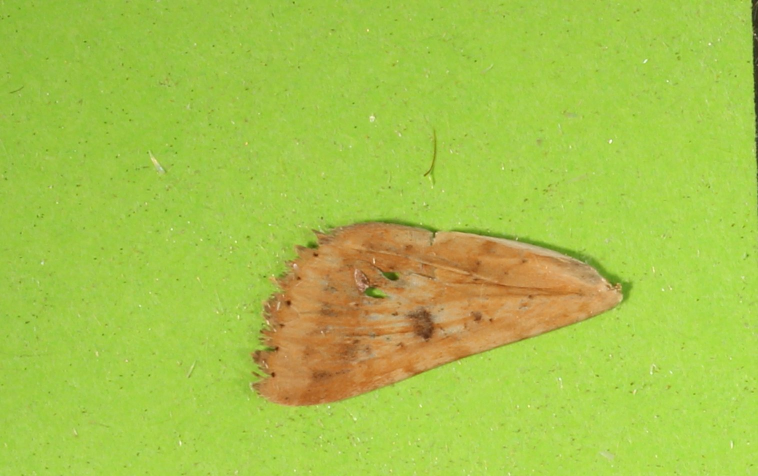
#> input picture data/test_images/test3.jpg, 1516 x 952 px, given in place of CAM046001_d.jpg, which was not available (shown at 1/2 size)
$ python analyse.py
#> lines starting #> are read from the running program, lines starting #| are printed output that depends on the picture; after the words box and inside, x2 and y2 are one past the last pixel; in counts of white or black regions, pixels touching at a corner belong together; pictures that were not available may be replaced by others from this repository, and a replacement may not be noted
#> in analyse, img is the input picture: shape (952, 1516, 3); mean B, G, R 73.1, 196.7, 166
from enum import Enum
import cv2
import numpy as np
import feret

class Batch(Enum):
    ONE = 1846.0531 / 40
    TWO = 1406.0228 / 40

TEST_IMAGE = 'data/test_images/test2.jpg'
BATCH = Batch.ONE
SHOW_IMAGES = False

print(BATCH.value)

lower = np.array([0, 0, 0])
upper = np.array([33, 255, 255])

def show_image(name, image):
    if SHOW_IMAGES:
        cv2.namedWindow(name, cv2.WINDOW_NORMAL)
        cv2.imshow(name, image)
        cv2.waitKey(0)

def find_contour(img):
    img_hsv = cv2.cvtColor(img, cv2.COLOR_BGR2HSV)
#> img_hsv: shape (952, 1516, 3); mean H, S, V 36.7, 163.2, 202.8

    mask = cv2.inRange(img_hsv, lower, upper)
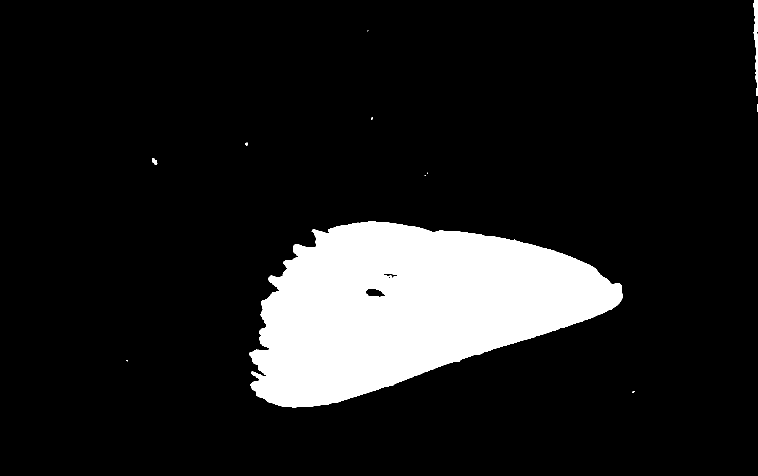
#> mask: shape (952, 1516) (shown at 1/2 size); 12.3% white; 12 white regions (7 under 20 px)

    contours = cv2.findContours(mask, cv2.RETR_TREE,
                                cv2.CHAIN_APPROX_SIMPLE)[0]
#> contours = 15 contours, 10 with area under 20; largest, box (x1, y1, x2, y2) and area: (499, 442, 1246, 815) 175596, (1507, 0, 1516, 192) 862, (730, 576, 771, 595) 492, (766, 546, 796, 557) 140, (304, 316, 315, 329) 72
    contour = max(contours, key=cv2.contourArea, default=None)
#> contour = contour of 1024 points, box (x1, y1, x2, y2) (499, 442, 1246, 815), area 175596

    return mask, contour

def analyse(image):
    img = cv2.imread(image)

    mask, contour = find_contour(img)

    # make binary image from contour
    binary = np.zeros_like(mask)
    cv2.drawContours(binary, [contour], -1, (255, 255, 255), -1, cv2.LINE_AA)

    # cv2.drawContours(img, [contour], -1, (255, 255, 255), 2, cv2.LINE_AA)

    # show_image('contours', img)

    ellipse = cv2.fitEllipse(contour)
#> ellipse = ((814.4, 610.1), (329.1, 749), 79.57)

    cv2.ellipse(img, ellipse, (255, 255, 255), 2, cv2.LINE_AA)
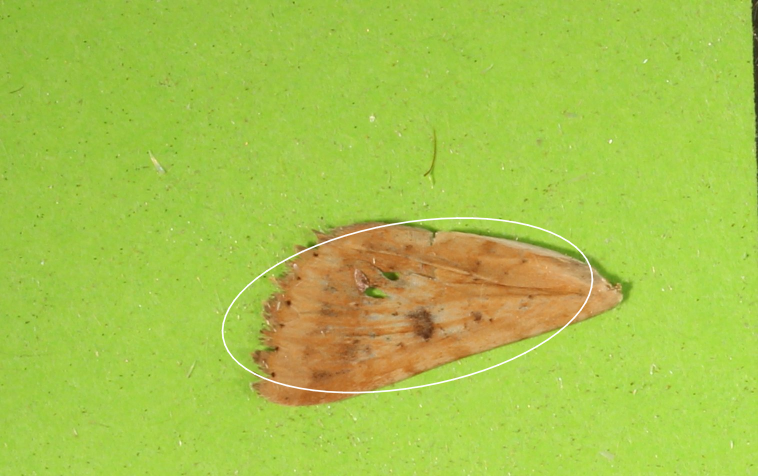
#> img: shape (952, 1516, 3) (shown at 1/2 size); 0.59% of pixels changed, all inside (x1, y1, x2, y2) = (442, 434, 1188, 788)

    # show_image('ellipse', img)

    major = max(ellipse[1][0], ellipse[1][1]) / BATCH.value
#> major = 16.23
    minor = min(ellipse[1][0], ellipse[1][1]) / BATCH.value
#> minor = 7.13

    pixelArea = cv2.contourArea(contour)
#> pixelArea = 175596
    area = pixelArea / (BATCH.value**2)
#> area = 82.44

    circ = 4 * np.pi * pixelArea / (cv2.arcLength(contour, True)**2)
#> circ = 0.442

    ar = major / minor
#> ar = 2.28

    maxFeret = feret.max(binary) / BATCH.value
    minFeret = feret.min(binary) / BATCH.value

    print("Area:", area)
    print("Major axis:", major)
    print("Minor axis:", minor)
    print("Circularity:", circ)
    print("Max Feret:", maxFeret)
    print("Min Feret:", minFeret)
    print("Aspect ratio:", ar)
    print()

    # cv2.destroyAllWindows()

    return major, minor, area

# analyse(TEST_IMAGE)
analyse(r'data\batch1\split\front\left\CAM046001_d.jpg')
#> (the call stopped at in analyse, `maxFeret = feret.max(binary) / BATCH.value`: feret is not available in this run)
analyse(r'data\batch1\split\front\left\CAM046004_d.jpg')
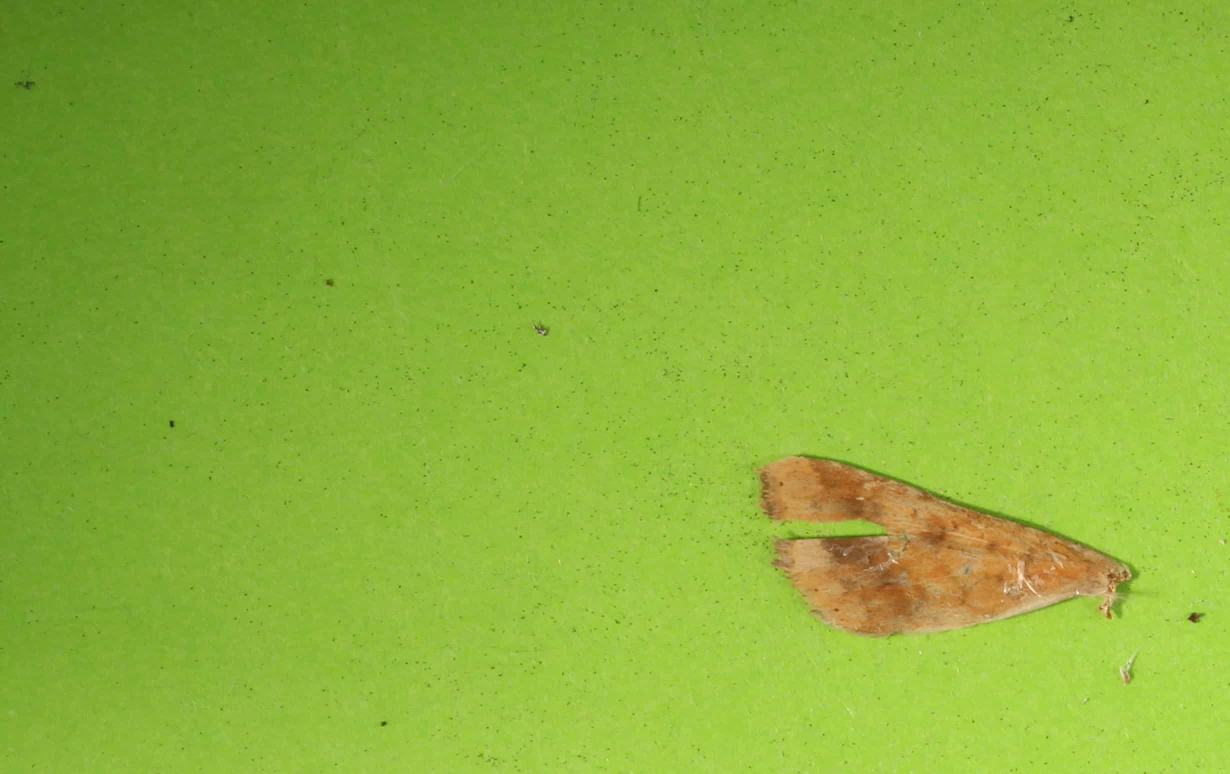
#> input picture data/test_images/test.jpg, 2460 x 1548 px, given in place of CAM046004_d.jpg, which was not available (shown at 1/2 size)
#> in analyse, img is the input picture: shape (1548, 2460, 3); mean B, G, R 57.8, 179.8, 140.9
#> in find_contour (call 2), `img_hsv = cv2.cvtColor(img, cv2.COLOR_BGR2HSV)`: img_hsv: shape (1548, 2460, 3); mean H, S, V 39.3, 174.8, 181.7
#> in find_contour (call 2), `mask = cv2.inRange(img_hsv, lower, upper)`:
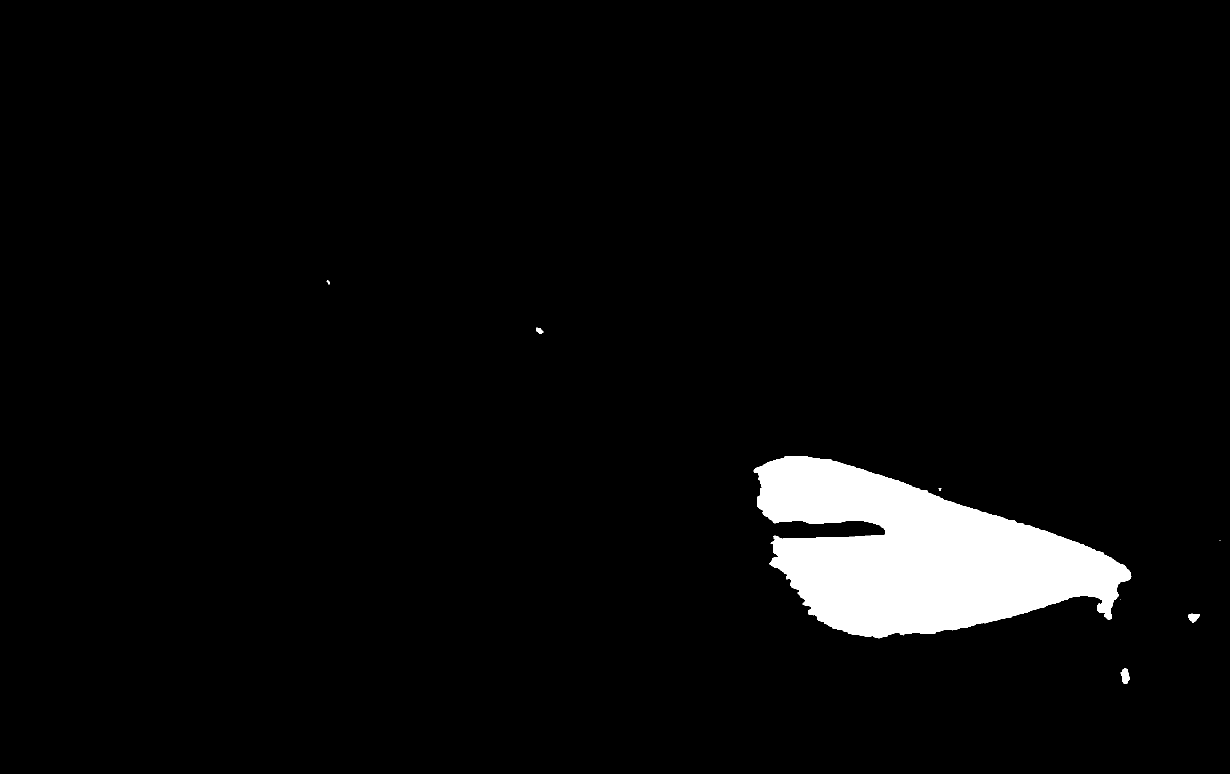
#> mask: shape (1548, 2460) (shown at 1/2 size); 4.2% white; 8 white regions (2 under 20 px)
#> in find_contour (call 2), `contours = cv2.findContours(mask, cv2.RETR_TREE, cv2.CHAIN_APPROX_SIMP..`: contours = 10 contours, 6 with area under 20; largest, box (x1, y1, x2, y2) and area: (1507, 912, 2263, 1277) 158086, (2241, 1337, 2260, 1367) 342, (2376, 1227, 2400, 1245) 254, (1073, 655, 1087, 668) 96
#> in find_contour (call 2), `contour = max(contours, key=cv2.contourArea, default=None)`: contour = contour of 1067 points, box (x1, y1, x2, y2) (1507, 912, 2263, 1277), area 158086
#> in analyse (call 2), `ellipse = cv2.fitEllipse(contour)`: ellipse = ((1852.3, 1119.8), (320.7, 726.2), 102.5)
#> in analyse (call 2), `cv2.ellipse(img, ellipse, (255, 255, 255), 2, cv2.LINE_AA)`:
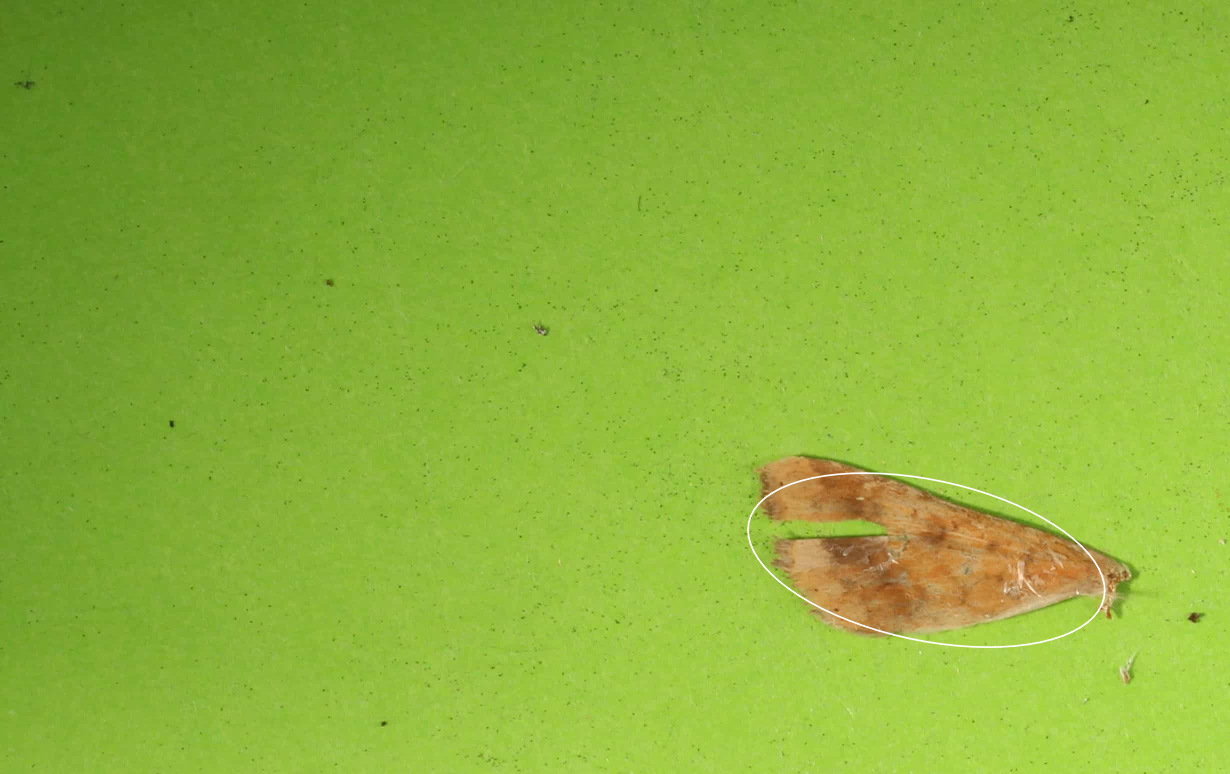
#> img: shape (1548, 2460, 3) (shown at 1/2 size); 0.22% of pixels changed, all inside (x1, y1, x2, y2) = (1493, 944, 2213, 1297)
#> in analyse (call 2), `major = max(ellipse[1][0], ellipse[1][1]) / BATCH.value`: major = 15.74
#> in analyse (call 2), `minor = min(ellipse[1][0], ellipse[1][1]) / BATCH.value`: minor = 6.95
#> in analyse (call 2), `pixelArea = cv2.contourArea(contour)`: pixelArea = 158086.5
#> in analyse (call 2), `area = pixelArea / (BATCH.value**2)`: area = 74.22
#> in analyse (call 2), `circ = 4 * np.pi * pixelArea / (cv2.arcLength(contour, True)**2)`: circ = 0.281
#> in analyse (call 2), `ar = major / minor`: ar = 2.26
#> (the call stopped at in analyse, `maxFeret = feret.max(binary) / BATCH.value`: feret is not available in this run)
